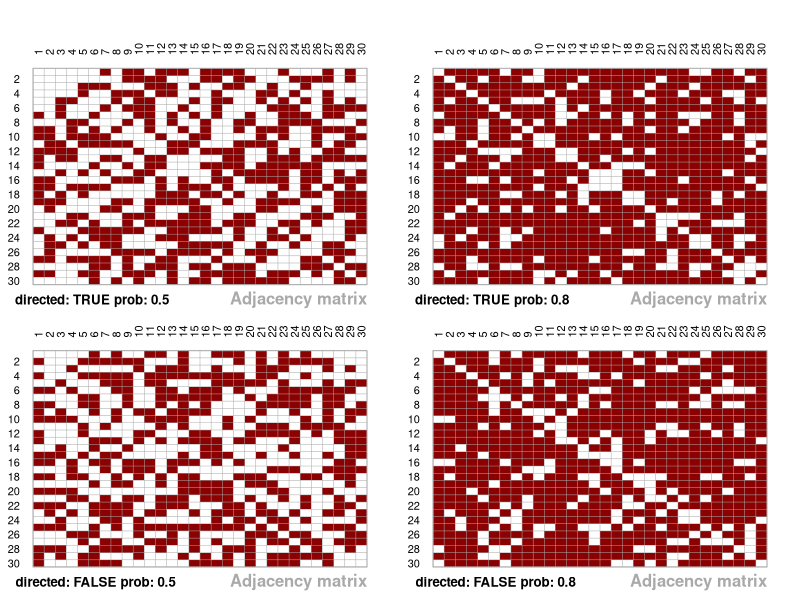

This chart was generated by the following R code:
## ---- chunk 1
Punto7 = function(n = 25, symmetrical = TRUE, prob = 0.5, seed = 42){
  A = matrix(0, ncol = n, nrow = n)
  set.seed(seed)
  edges = rbinom(n = (n*(n-1))/2, size = 1, prob = prob)
  A[upper.tri(A)] = edges
  if (symmetrical){
    A = A + t(A)
  } else {
    edges = rbinom(n = (n*(n-1))/2, size = 1, prob = prob)
    A[lower.tri(A)] = edges
  }
  
  # =====> Gráfico
  par(mar = c(2.5, 2.5, 2.5, 2.5))
  cols = c('white', '#8B0000')
  image( 1:nrow(A), 1:ncol(A),  A[,seq(nrow(A),1)], 
         col = cols, xlab = '', ylab = '', axes = F)
  axis(3, at = 1:ncol(A), labels = 1:nrow(A), las = 2, col = 'darkgray', tick = F)
  axis(2, at = 1:nrow(A), labels = nrow(A):1, las = 2, col = 'darkgray', tick = F)
  for (i in 1:nrow(A)) {
    abline(h = i - 0.5, col = "darkgray", lwd = 0.5)  # Líneas horizontales
    abline(v = i - 0.5, col = "darkgray", lwd = 0.5)  # Líneas verticales
  }
  mtext(bquote(bold('Adjacency matrix')), col = 'darkgray', side = 1, outer = F, adj = 1, line = 1)
  box(col = 'darkgray')
  map = recordPlot()
  return(list('Adjacency matrix' = A, 'Heatmap' = map))
}
## ---- chunk 2
sym = c(TRUE, FALSE)
prob = c(0.5, 0.8)

# Definir el layout
layout(matrix(c(0,0,1,2,3,4), ncol = 2, byrow = T), heights = c(0.2,1.6,1.6))

# Continuar con tu código original
lista = list()
for (i in sym){
  for (j in prob){
    lista[[paste('directed:', i, 'prob:', j)]] = Punto7(n = 30, symmetrical = i, prob = j, 
                                                        seed = rbinom(n = 1, size = 20, prob = 0.5))
    mtext(paste('directed:', i, 'prob:', j), font = 2, side = 1, adj = -0.1,
          cex = 0.8, line = 0.7)
  }
}
